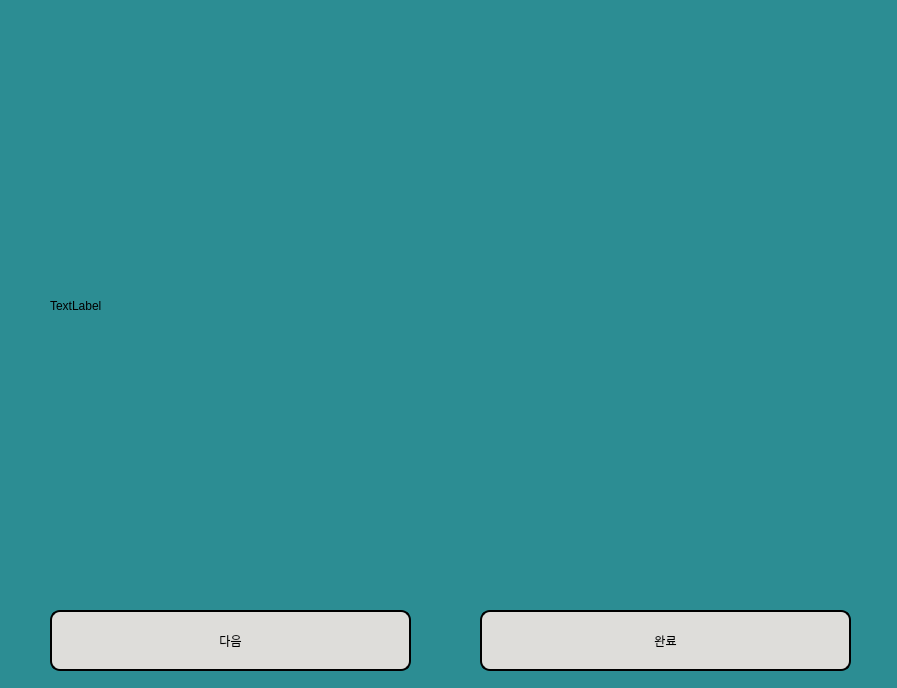
<?xml version="1.0" encoding="UTF-8"?>
<ui version="4.0">
 <class>Dialog</class>
 <widget class="QDialog" name="Dialog">
  <property name="geometry">
   <rect>
    <x>0</x>
    <y>0</y>
    <width>897</width>
    <height>688</height>
   </rect>
  </property>
  <property name="windowTitle">
   <string>Dialog</string>
  </property>
  <property name="styleSheet">
   <string notr="true">background-color:rgb(44, 141, 147)</string>
  </property>
  <widget class="QLabel" name="label">
   <property name="geometry">
    <rect>
     <x>50</x>
     <y>20</y>
     <width>791</width>
     <height>571</height>
    </rect>
   </property>
   <property name="text">
    <string>TextLabel</string>
   </property>
  </widget>
  <widget class="QPushButton" name="nextButton">
   <property name="geometry">
    <rect>
     <x>50</x>
     <y>610</y>
     <width>361</width>
     <height>61</height>
    </rect>
   </property>
   <property name="styleSheet">
    <string notr="true">border-radius: 10px;
border: 2px solid rgb(0, 0, 0);
background-color:rgb(222, 221, 218)</string>
   </property>
   <property name="text">
    <string>다음</string>
   </property>
  </widget>
  <widget class="QPushButton" name="pushButton">
   <property name="geometry">
    <rect>
     <x>480</x>
     <y>610</y>
     <width>371</width>
     <height>61</height>
    </rect>
   </property>
   <property name="styleSheet">
    <string notr="true">border-radius: 10px;
border: 2px solid rgb(0, 0, 0);
background-color:rgb(222, 221, 218)</string>
   </property>
   <property name="text">
    <string>완료</string>
   </property>
  </widget>
 </widget>
 <resources/>
 <connections/>
</ui>
